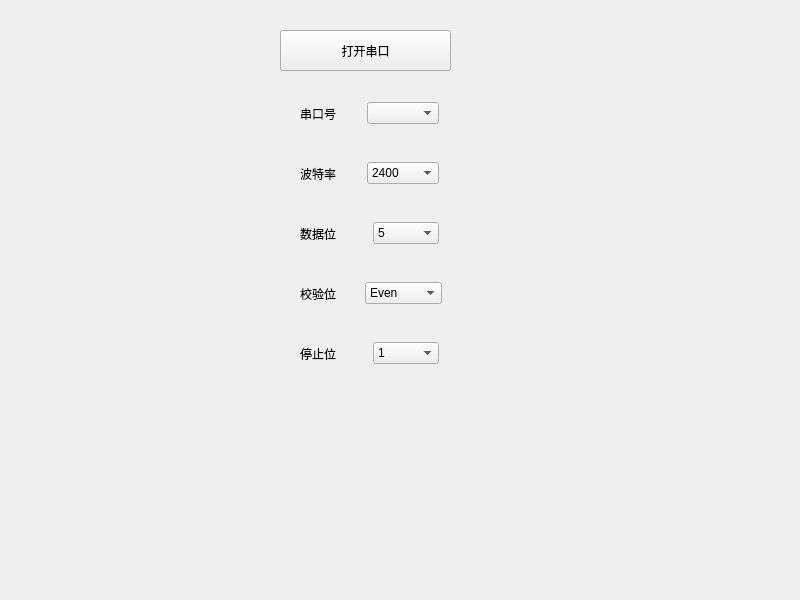
<?xml version="1.0" encoding="UTF-8"?>
<ui version="4.0">
 <class>Widget</class>
 <widget class="QWidget" name="Widget">
  <property name="geometry">
   <rect>
    <x>0</x>
    <y>0</y>
    <width>800</width>
    <height>600</height>
   </rect>
  </property>
  <property name="windowTitle">
   <string>Widget</string>
  </property>
  <widget class="QWidget" name="layoutWidget">
   <property name="geometry">
    <rect>
     <x>300</x>
     <y>100</y>
     <width>139</width>
     <height>27</height>
    </rect>
   </property>
   <layout class="QHBoxLayout" name="horizontalLayout">
    <item>
     <widget class="QLabel" name="label">
      <property name="text">
       <string>串口号</string>
      </property>
     </widget>
    </item>
    <item>
     <widget class="QComboBox" name="comboBox"/>
    </item>
   </layout>
  </widget>
  <widget class="QPushButton" name="pushButton">
   <property name="geometry">
    <rect>
     <x>280</x>
     <y>30</y>
     <width>171</width>
     <height>41</height>
    </rect>
   </property>
   <property name="text">
    <string>打开串口</string>
   </property>
  </widget>
  <widget class="QWidget" name="layoutWidget">
   <property name="geometry">
    <rect>
     <x>300</x>
     <y>160</y>
     <width>139</width>
     <height>27</height>
    </rect>
   </property>
   <layout class="QHBoxLayout" name="horizontalLayout_2">
    <item>
     <widget class="QLabel" name="label_2">
      <property name="text">
       <string>波特率</string>
      </property>
     </widget>
    </item>
    <item>
     <widget class="QComboBox" name="comboBox_2">
      <item>
       <property name="text">
        <string>2400</string>
       </property>
      </item>
      <item>
       <property name="text">
        <string>4800</string>
       </property>
      </item>
      <item>
       <property name="text">
        <string>9600</string>
       </property>
      </item>
      <item>
       <property name="text">
        <string>19200</string>
       </property>
      </item>
      <item>
       <property name="text">
        <string>38400</string>
       </property>
      </item>
      <item>
       <property name="text">
        <string>115200</string>
       </property>
      </item>
      <item>
       <property name="text">
        <string>128000</string>
       </property>
      </item>
      <item>
       <property name="text">
        <string>256000</string>
       </property>
      </item>
     </widget>
    </item>
   </layout>
  </widget>
  <widget class="QWidget" name="layoutWidget">
   <property name="geometry">
    <rect>
     <x>300</x>
     <y>220</y>
     <width>139</width>
     <height>27</height>
    </rect>
   </property>
   <layout class="QHBoxLayout" name="horizontalLayout_3">
    <item>
     <widget class="QLabel" name="label_3">
      <property name="text">
       <string>数据位</string>
      </property>
     </widget>
    </item>
    <item>
     <widget class="QComboBox" name="comboBox_3">
      <item>
       <property name="text">
        <string>5</string>
       </property>
      </item>
      <item>
       <property name="text">
        <string>6</string>
       </property>
      </item>
      <item>
       <property name="text">
        <string>7</string>
       </property>
      </item>
      <item>
       <property name="text">
        <string>8</string>
       </property>
      </item>
     </widget>
    </item>
   </layout>
  </widget>
  <widget class="QWidget" name="layoutWidget">
   <property name="geometry">
    <rect>
     <x>300</x>
     <y>280</y>
     <width>142</width>
     <height>27</height>
    </rect>
   </property>
   <layout class="QHBoxLayout" name="horizontalLayout_4">
    <item>
     <widget class="QLabel" name="label_4">
      <property name="text">
       <string>校验位</string>
      </property>
     </widget>
    </item>
    <item>
     <widget class="QComboBox" name="comboBox_4">
      <item>
       <property name="text">
        <string>Even</string>
       </property>
      </item>
      <item>
       <property name="text">
        <string>Odd</string>
       </property>
      </item>
      <item>
       <property name="text">
        <string>NoParity</string>
       </property>
      </item>
     </widget>
    </item>
   </layout>
  </widget>
  <widget class="QWidget" name="layoutWidget">
   <property name="geometry">
    <rect>
     <x>300</x>
     <y>340</y>
     <width>139</width>
     <height>27</height>
    </rect>
   </property>
   <layout class="QHBoxLayout" name="horizontalLayout_5">
    <item>
     <widget class="QLabel" name="label_5">
      <property name="text">
       <string>停止位</string>
      </property>
     </widget>
    </item>
    <item>
     <widget class="QComboBox" name="comboBox_5">
      <item>
       <property name="text">
        <string>1</string>
       </property>
      </item>
      <item>
       <property name="text">
        <string>1.5</string>
       </property>
      </item>
      <item>
       <property name="text">
        <string>2</string>
       </property>
      </item>
     </widget>
    </item>
   </layout>
  </widget>
 </widget>
 <resources/>
 <connections/>
</ui>
